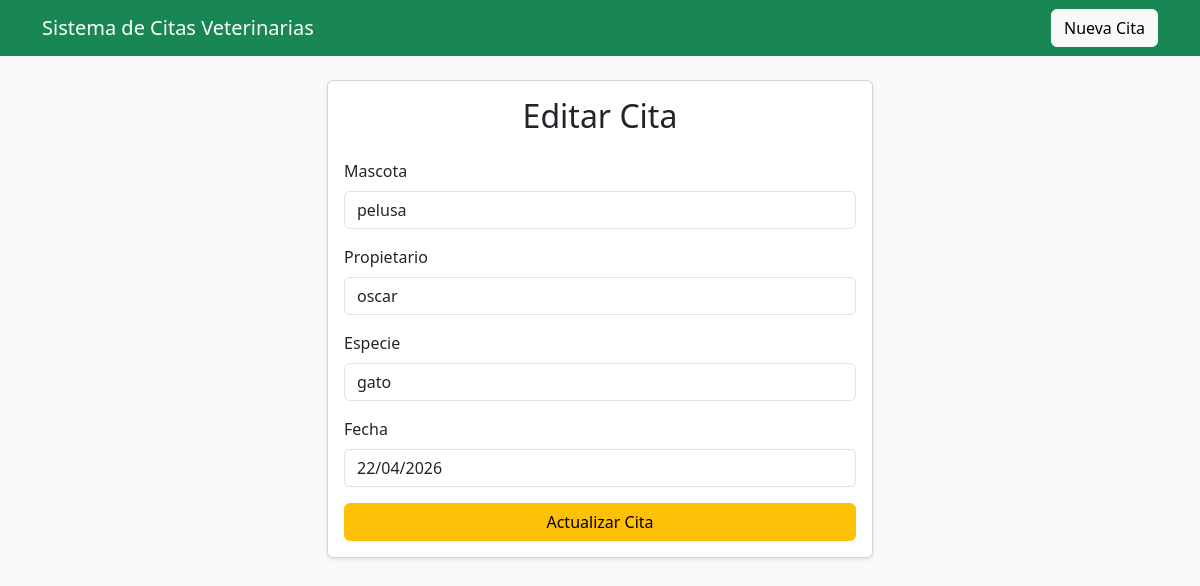
Screenshot of /editar/7 with the database file from the repository.
### tables this page shows
CREATE TABLE pacientes (
    id INTEGER PRIMARY KEY AUTOINCREMENT,
    mascota TEXT NOT NULL,
    propietario TEXT NOT NULL,
    especie TEXT,
    fecha TEXT NOT NULL
);

### app.py (the view, shortened to what this page needs)
@app.route("/editar/<int:id>", methods=["GET", "POST"])
def editar(id):
    conn = get_db_connection()
    paciente = conn.execute("SELECT * FROM pacientes WHERE id = ?", (id,)).fetchone()
    conn.close()
    return render_template("editar.html", paciente=paciente)

### app.py (called while the page is built)
def get_db_connection():
    conn = sqlite3.connect("citas.db")
    conn.row_factory = sqlite3.Row
    return conn

### templates/editar.html (shortened to what this page needs)
{% extends 'base.html' %}
{% block content %}
<div class="row justify-content-center">
    <div class="col-md-8 col-lg-6">
        <div class="card shadow-sm">
            <div class="card-body">
                <h2 class="card-title mb-4 text-center">Editar Cita</h2>
                <form method="POST">
                    <div class="mb-3">
                        <label class="form-label">Mascota</label>
                        <input type="text" name="mascota" class="form-control" value="{{ paciente.mascota }}" required>
                    </div>
                    <div class="mb-3">
                        <label class="form-label">Propietario</label>
                        <input type="text" name="propietario" class="form-control" value="{{ paciente.propietario }}" required>
                    </div>
                    <div class="mb-3">
                        <label class="form-label">Especie</label>
                        <input type="text" name="especie" class="form-control" value="{{ paciente.especie }}">
                    </div>
                    <div class="mb-3">
                        <label class="form-label">Fecha</label>
                        <input type="text" name="fecha" class="form-control" value="{{ paciente.fecha }}" required>
                    </div>
                    <div class="d-grid">
                        <button type="submit" class="btn btn-warning">Actualizar Cita</button>
                    </div>
                </form>
            </div>
        </div>
    </div>
</div>
{% endblock %}

### rows the page displays
pacientes: mascota "pelusa", propietario "oscar", especie "gato", fecha "22/04/2026"
